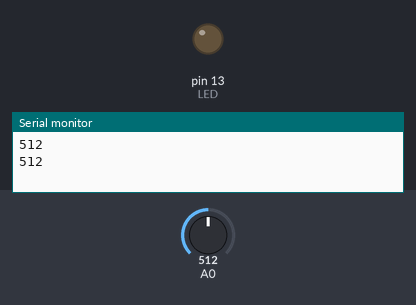
A sketch run on a simulated Arduino Uno, built with avr-gcc and run on an emulated ATmega328P. Parts: output pins drawn as LEDs (lit = HIGH), the last lines printed to the serial monitor. The inputs (shaded band) are chosen by the test bench; at power-on: A0 = 512.

Above: at 1.8 s.
1.9 s: A0 set to 783
3.4 s: A0 set to 810
At 5.0 s:
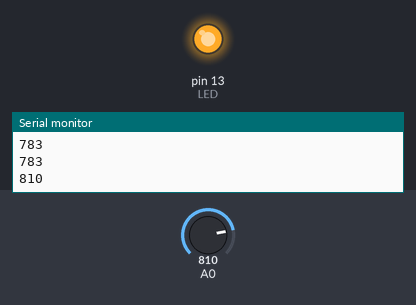
5.5 s: A0 set to 790
At 6.5 s:
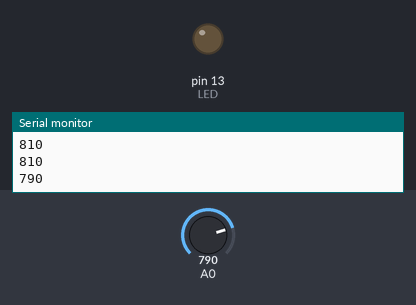
7.5 s: A0 set to 900
At 9.2 s:
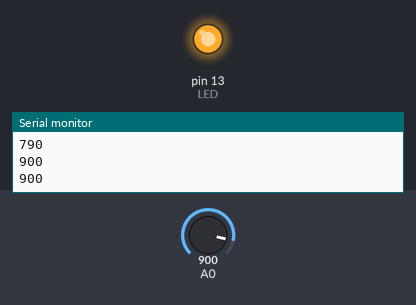
Timing chart, 0 to 10.5 s (numbered marks = the images above; inputs shaded):
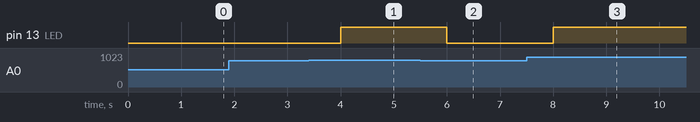

The sketch:

dee_thae2.ino
```cpp
const int LED=13;

void setup() {
Serial.begin(9600);
pinMode(LED,OUTPUT);
}

void loop() {
  int sensorReading=analogRead(A0);
  Serial.println(sensorReading);
  if(sensorReading>800)
  {
    digitalWrite(LED,HIGH);

    }else
    {
      digitalWrite(LED,LOW);
      }delay(1000);
}
```

Measured:
- the behaviour switches between 800 and 801 on A0 (found by bisection; images 0 and 1)
- after the input at 3.4 s, pin 13 (LED): LOW → HIGH after 0.60 s
- after the input at 5.5 s, pin 13 (LED): HIGH → LOW after 0.50 s
- after the input at 7.5 s, pin 13 (LED): LOW → HIGH after 0.50 s
